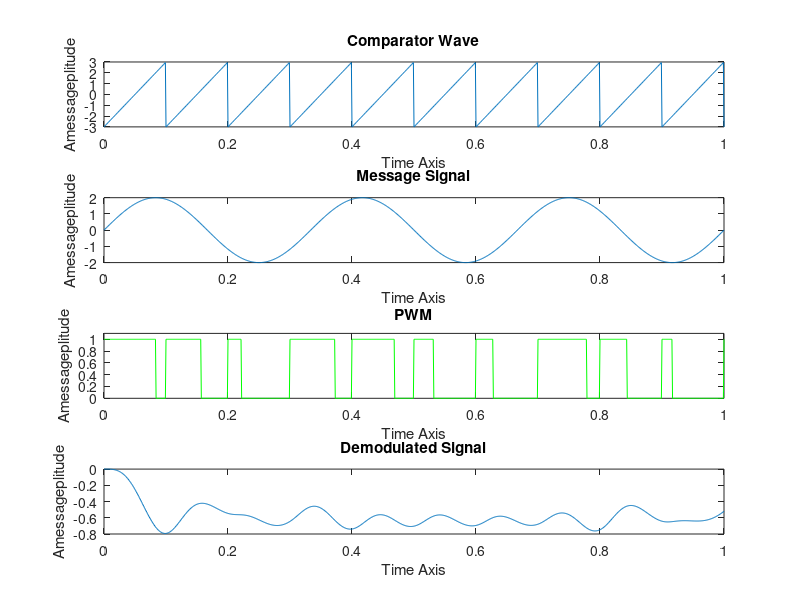

The MATLAB source for this figure:
clc;
close all;
clear all;
Fsampling=10;
Fmessage=3;
Amessage=2;
Asaw=3;
t=0:0.001:1; 
saw_signal=Asaw*sawtooth(2*pi*Fsampling*t); 
subplot(4,1,1);
plot(t,saw_signal); 
title('Comparator Wave');
xlabel('Time Axis');
ylabel('Amessageplitude');

m_t=Amessage.*sin(2*pi*Fmessage*t); 
subplot(4,1,2);
plot(t,m_t);
title('Message Signal');
xlabel('Time Axis');
ylabel('Amessageplitude');

for i=1:length(saw_signal)
if (m_t(i)>=saw_signal(i))
    pwm(i)=1; 
else
    pwm(i)=0;
end
end

subplot(4,1,3);
plot(t,pwm,'g');
title('PWM');
xlabel('Time Axis');
ylabel('Amessageplitude');
axis([0 1 0 1.1]);

%demodulation
dt = pwm.*saw_signal;
[b,a] = butter(4,0.01);
retrieved = filter(b,a,dt);

subplot(4,1,4);
plot(t, retrieved);
title('Demodulated Signal');
xlabel('Time Axis');
ylabel('Amessageplitude');